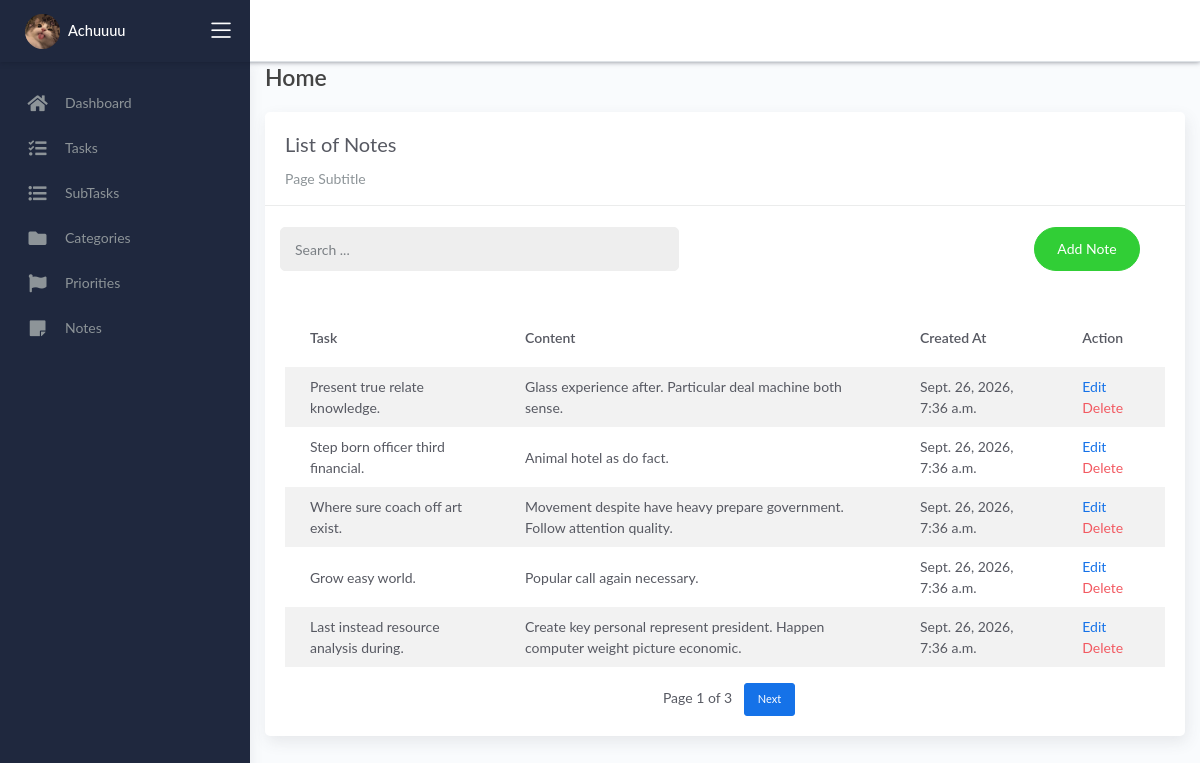
The app's page /notes/ with its own data.
### todomanager/models.py (models this page shows, shortened)
class BaseModel(models.Model):
    created_at = models.DateTimeField(auto_now_add=True)
    updated_at = models.DateTimeField(auto_now=True)
    class Meta:
        abstract = True

class Note (BaseModel):
    task = models.ForeignKey(Task, on_delete=models.CASCADE)
    content = models.TextField()

class Task (BaseModel):
    STATUS_CHOICES = [
        ('Pending', 'Pending'),
        ('In Progress', 'In Progress'),
        ('Completed', 'Completed'),
    ]
    title = models.CharField(max_length=250)
    description = models.TextField()
    deadline = models.DateTimeField()
    status = models.CharField(max_length=20, choices=STATUS_CHOICES, default='Pending')
    category = models.ForeignKey(Category, on_delete=models.CASCADE)
    priority = models.ForeignKey(Priority, on_delete=models.CASCADE)
    def __str__(self):
        return self.title

### todomanager/views.py (the view)
# urls.py: path('notes/', views.NoteList.as_view(), name='note-list'),
class NoteList(ListView):
    model = Note
    context_object_name = 'notes'
    template_name = 'note_list.html'
    paginate_by = 5
    def get_queryset(self):
        qs = super().get_queryset()
        query = self.request.GET.get('q')
        if query:
            qs = qs.filter(Q(content__icontains=query))
        return qs

### templates/note_list.html (shortened to what this page needs)
{% extends 'base.html' %} {% load static %} {% block content %}
<div class="content">
    <div class="container-fluid">
        <h4 class="page-title">Home</h4>
        <div class="row">
            <div class="col-md-12">
                <div class="card">
                    <div class="card-header">
                        <div class="card-title">List of Notes</div>
                        <div class="card-category">Page Subtitle</div>
                    </div>
                    <br />
                    <div class="col-md-12 row">
                        <div class="col-md-6">
                            <form class="navbar-left navbar-form nav-search mr-md-3" action="{% url 'note-list' %}">
                                <div class="input-group">
                                    <input type="text" placeholder="Search ..." class="form-control" name="q" />
                                    <div class="input-group-append">
                                        <span class="input-group-text">
                                        </span>
                                    </div>
                                </div>
                            </form>
                        </div>
                        <div class="col-md-6">
                            <div class="pull-right">
                                <a href="{% url 'note-add' %}" class="btn btn-success btn-rounded">Add Note</a>
                            </div>
                        </div>
                    </div>
                    <div class="card-body">
                        <table class="table table-striped mt-3">
                            <thead>
                                <tr>
                                    <th scope="col">Task</th>
                                    <th scope="col">Content</th>
                                    <th scope="col">Created At</th>
                                    <th scope="col">Action</th>
                                </tr>
                            </thead>
                            <tbody>
                                {% for object in notes %}
                                <tr>
                                    <td>{{ object.task }}</td>
                                    <td>{{ object.content }}</td>
                                    <td>{{ object.created_at }}</td>
                                    <td>
                                        <a href="{% url 'note-update' object.id %}">Edit</a>
                                        <a href="{% url 'note-delete' object.id %}" class="text-danger">Delete</a>
                                    </td>
                                </tr>
                                {% empty %}
                                <tr>
                                    <td colspan="4" style="text-align: center">
                                        <p class="text-sm font-weight-bold mb-0">No Records Found</p>
                                    </td>
                                </tr>
                                {% endfor %}
                            </tbody>
                        </table>
                        {% include 'includes/pagination.html' %}
                    </div>
                </div>
            </div>
        </div>
    </div>
</div>
{% endblock %}

### records on screen
Note: task "Present true relate knowledge.", content "Glass experience after. Particular deal machine both sense.", created_at "Sept. 26, 2026, 7:36 a.m."
Note: task "Step born officer third financial.", content "Animal hotel as do fact.", created_at "Sept. 26, 2026, 7:36 a.m."
Note: task "Where sure coach off art exist.", content "Movement despite have heavy prepare government. Follow attention quality.", created_at "Sept. 26, 2026, 7:36 a.m."
Note: task "Grow easy world.", content "Popular call again necessary.", created_at "Sept. 26, 2026, 7:36 a.m."
Note: task "Last instead resource analysis during.", content "Create key personal represent president. Happen computer weight picture economic.", created_at "Sept. 26, 2026, 7:36 a.m."

### other values on screen
{{ page_obj.number }} "1"
{{ page_obj.paginator.num_pages }} "3"
